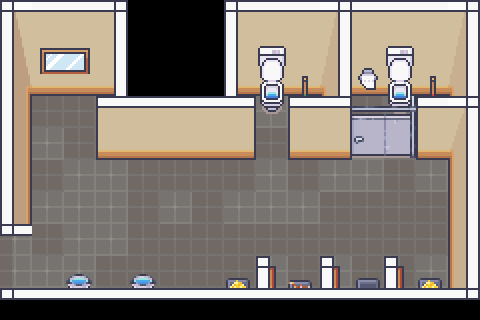

Tiled map render using the project's own tile images. Description and the whole map definition, tile-layer contents included, below:
An orthogonal 15x10 tile map with 32x32 px tiles, 2 tile layers (Tile Layer 1, FOREGROUND_LAYER), 5 tilesets and 27 objects.

<map version="1.10" tiledversion="1.10.2" orientation="orthogonal" renderorder="right-down" width="15" height="10" tilewidth="32" tileheight="32" infinite="0" nextlayerid="9" nextobjectid="44">
 <tileset firstgid="1" source="../../TSX FILES/(LAYER 1) NGE_CR.tsx" />
 <tileset firstgid="151" source="../../TSX FILES/(LAYER 2) NGE_CR.tsx" />
 <tileset firstgid="301" source="../../TSX FILES/ROOM_BUILDER.tsx" />
 <tileset firstgid="8585" source="../../TSX FILES/FULL_INTERIOR.tsx" />
 <tileset firstgid="25609" source="../../TSX FILES/NGE_CR1.tsx" />
 <layer id="2" name="Tile Layer 1" width="15" height="10">
  <data encoding="csv">
25609,25610,25611,25612,25613,25614,25615,25616,25617,25618,25619,25620,25621,25622,25623,
25624,25625,25626,25627,25628,25629,25630,25631,25632,25633,25634,25635,25636,25637,25638,
25639,25640,25641,25642,25643,25644,25645,25646,25647,25648,25649,25650,25651,25652,25653,
25654,25655,25656,6053,6209,6209,6208,6281,25662,25663,25664,25665,25666,25667,25668,
25669,25670,25671,6129,6285,6285,6284,6357,25677,25678,25679,25680,25681,25682,25683,
25684,25685,25708,25708,25709,25710,25711,25712,25692,25693,25694,25695,25696,25697,25698,
25699,25700,25701,25702,25703,25704,25705,25706,25707,25708,25709,25710,25711,25712,25713,
25714,25715,25716,25717,25718,25719,25720,25721,25722,25723,25724,25725,25726,25727,25728,
25729,25730,25731,25732,25733,25734,25735,25736,25737,25738,25739,25740,25741,25742,25743,
25744,25745,25746,25747,25748,25749,25750,25751,25752,25753,25754,25755,25756,25757,25758
</data>
 </layer>
 <layer id="5" name="FOREGROUND_LAYER" width="15" height="10">
  <data encoding="csv">
0,0,0,0,0,0,0,0,0,0,0,0,0,0,0,
0,0,0,0,0,0,0,0,0,0,0,0,0,0,0,
0,0,0,0,0,0,0,0,0,0,0,0,0,0,0,
0,0,0,6053,0,0,0,6281,0,0,0,0,0,0,0,
0,0,0,6129,0,0,0,6357,0,0,0,0,0,0,0,
0,0,0,0,0,0,0,0,0,0,0,0,0,0,0,
0,0,0,0,0,0,0,0,0,0,0,0,0,0,0,
0,0,0,0,0,0,0,0,0,0,0,0,0,0,0,
0,0,0,0,0,0,0,0,0,0,0,0,0,0,0,
0,0,0,0,0,0,0,0,0,0,0,0,0,0,0
</data>
 </layer>
 <objectgroup id="6" name="EXIT_LAYER">
  <object id="43" x="-34.5151" y="235.394" width="34.1818" height="53.0909">
   <properties>
    <property name="nextMap" value="NGE_HALL" />
    <property name="playerDirection" value="DOWN" />
    <property name="type" value="lastMap" />
   </properties>
  </object>
 </objectgroup>
 <objectgroup id="3" name="COLLISION_LAYER">
  <object id="3" x="32" y="0">
   <polygon points="0,0 -32,0 -32,235.667 -0.333333,235.333 0,0" />
  </object>
  <object id="4" x="32" y="-0.333333">
   <polygon points="0,0 0,96.3333 96,96.3333 96,0.333333" />
  </object>
  <object id="8" x="237.667" y="96.3333">
   <polygon points="0,0 114.333,-0.333333 114.333,-96.3333 -1,-96.3333" />
  </object>
  <object id="9" x="352" y="0.333333">
   <polygon points="0,0 128,-0.333333 128,95.6667 0,95.6667" />
  </object>
  <object id="10" x="448.667" y="97">
   <polygon points="0,0 -0.666667,223 31.3333,223 31.3333,-1" />
  </object>
  <object id="12" x="320.333" y="0.333333">
   <polygon points="0,0 -0.333333,159.667 31.6667,159.667 31.6667,-0.333333" />
  </object>
  <object id="14" x="256" y="256">
   <polygon points="0,0 0,64 13.6667,64 14.3333,0" />
  </object>
  <object id="15" x="320" y="256">
   <polygon points="0,0 0,64 12.3636,63.8182 13.8182,0.181818" />
  </object>
  <object id="16" x="384.182" y="256">
   <polygon points="0,0 -0.181818,64 14.3636,64 14.1818,-0.363636 -0.181818,0" />
  </object>
  <object id="17" x="0" y="288">
   <polygon points="0,0 0,32 480,32 480,0" />
  </object>
  <object id="18" x="65" y="287.75">
   <polygon points="0,0 6.75,-14.75 19.75,-14.5 30.5,0.25" />
  </object>
  <object id="19" x="127.75" y="287.75">
   <polygon points="0,0 13,-14.5 19.5,-14.5 31.25,0" />
  </object>
  <object id="20" x="226" y="287.75">
   <polygon points="0,0 0,-10.75 23.25,-10.5 23.25,0" />
  </object>
  <object id="21" x="287.5" y="287.25">
   <polygon points="0,0 0.25,-8.25 24.75,-8.25 24.75,0.5" />
  </object>
  <object id="22" x="356" y="287.5">
   <polygon points="0,0 0.5,-9.75 23,-9.75 24,0.5" />
  </object>
  <object id="23" x="418.75" y="287.75">
   <polygon points="0,0 -1,-10.25 24,-9.75 23.25,0" />
  </object>
  <object id="24" x="388.25" y="83.75">
   <polygon points="0,0 0.25,20 7.5,28.5 16,28.25 24,19 24.25,-1.5" />
  </object>
  <object id="26" x="422.25" y="90.75">
   <polygon points="0,0 2,16.25 6.25,19.5 15.25,19 19.5,15.25 20.75,-1.75" />
  </object>
  <object id="27" x="259.5" y="94.5">
   <polygon points="0,0 0,8.75 7.75,17.25 16,17.5 23.75,9.25 25,-2" />
  </object>
  <object id="29" x="297" y="86.25">
   <polygon points="0,0 -0.25,19.75 5,24.25 12.5,24.5 16.75,19.75 17.25,-1" />
  </object>
  <object id="33" x="351.667" y="106.667">
   <polygon points="0,0 -0.333333,52.3333 128.333,53.3333 128.333,-10.6667 0.333333,-10.6667" />
  </object>
  <object id="35" x="448" y="128">
   <polygon points="0,0 0,64 32,64 32,0" />
  </object>
  <object id="36" x="289.875" y="96">
   <polygon points="0,0 0,64 62.125,64 62.125,0 0,0" />
  </object>
  <object id="37" x="224" y="0">
   <polygon points="0,0 13.75,0.25 13,96.5 0,96" />
  </object>
  <object id="39" x="97.6459" y="133.281">
   <polygon points="0,0 156.354,-0.28125 156.354,26.7188 -1.64584,26.7188" />
  </object>
  <object id="41" x="115" y="96.3333">
   <polygon points="0,0 0,37.6415 122.667,38 122.667,0.35849" />
  </object>
 </objectgroup>
</map>
